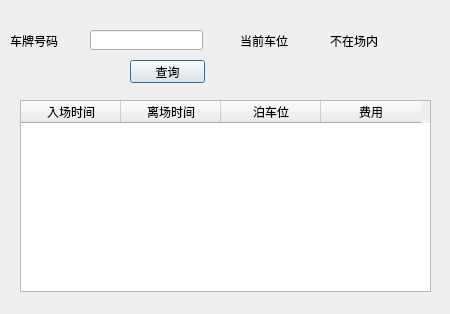
<?xml version="1.0" encoding="UTF-8"?>
<ui version="4.0">
 <class>carInfo</class>
 <widget class="QDialog" name="carInfo">
  <property name="geometry">
   <rect>
    <x>0</x>
    <y>0</y>
    <width>450</width>
    <height>314</height>
   </rect>
  </property>
  <property name="minimumSize">
   <size>
    <width>450</width>
    <height>314</height>
   </size>
  </property>
  <property name="maximumSize">
   <size>
    <width>450</width>
    <height>314</height>
   </size>
  </property>
  <property name="windowTitle">
   <string>Dialog</string>
  </property>
  <widget class="QTableWidget" name="recordView">
   <property name="geometry">
    <rect>
     <x>20</x>
     <y>100</y>
     <width>411</width>
     <height>192</height>
    </rect>
   </property>
   <column>
    <property name="text">
     <string>入场时间</string>
    </property>
   </column>
   <column>
    <property name="text">
     <string>离场时间</string>
    </property>
   </column>
   <column>
    <property name="text">
     <string>泊车位</string>
    </property>
   </column>
   <column>
    <property name="text">
     <string>费用</string>
    </property>
   </column>
  </widget>
  <widget class="QLineEdit" name="idInput">
   <property name="geometry">
    <rect>
     <x>90</x>
     <y>30</y>
     <width>113</width>
     <height>20</height>
    </rect>
   </property>
  </widget>
  <widget class="QLabel" name="label">
   <property name="geometry">
    <rect>
     <x>10</x>
     <y>30</y>
     <width>81</width>
     <height>21</height>
    </rect>
   </property>
   <property name="styleSheet">
    <string notr="true">font: 14pt &quot;微软雅黑&quot;;</string>
   </property>
   <property name="text">
    <string>车牌号码</string>
   </property>
  </widget>
  <widget class="QLabel" name="label_2">
   <property name="geometry">
    <rect>
     <x>240</x>
     <y>30</y>
     <width>81</width>
     <height>21</height>
    </rect>
   </property>
   <property name="styleSheet">
    <string notr="true">font: 14pt &quot;微软雅黑&quot;;</string>
   </property>
   <property name="text">
    <string>当前车位</string>
   </property>
  </widget>
  <widget class="QLabel" name="spaceView">
   <property name="geometry">
    <rect>
     <x>330</x>
     <y>20</y>
     <width>101</width>
     <height>41</height>
    </rect>
   </property>
   <property name="styleSheet">
    <string notr="true">font: 75 18pt &quot;微软雅黑&quot;;</string>
   </property>
   <property name="text">
    <string>不在场内</string>
   </property>
  </widget>
  <widget class="QPushButton" name="pushButton">
   <property name="geometry">
    <rect>
     <x>130</x>
     <y>60</y>
     <width>75</width>
     <height>23</height>
    </rect>
   </property>
   <property name="text">
    <string>查询</string>
   </property>
  </widget>
 </widget>
 <resources/>
 <connections/>
</ui>
